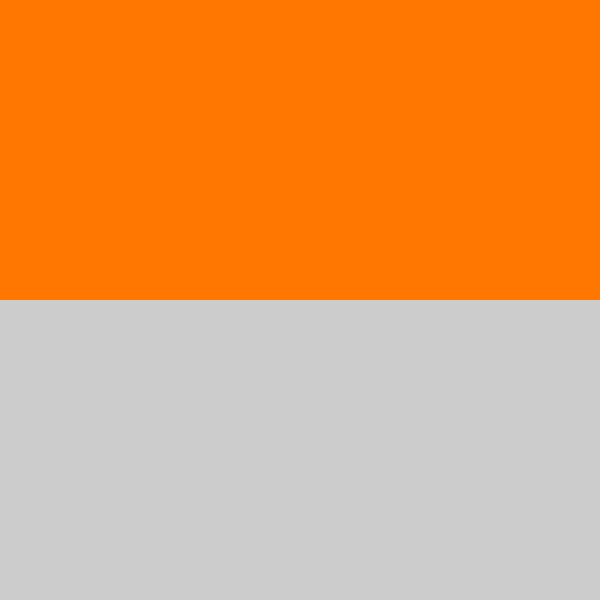
Frame 1 (no input)
Frame 60 (the mouse pressed at the canvas centre just before this capture): identical to frame 1, image omitted
Frame 120 (the mouse held since frame 60 and released just before this capture): identical to frame 1, image omitted

The Processing sketch that drew this single still picture (run headless with seeded random() and noise(); from frame 60 on, the mouse is pressed at the canvas centre):

// Processing sketch: build
// ── build.pde
int stageW      = 600;
int stageH      = 600;
color bgC       = #FF7700;
String dataPATH = "../../data";

// ================================================================

PGraphics top;
PGraphics bottom;

// ================================================================

void settings(){ 
	size(stageW, stageH);
}

// ================================================================

void setup() {
	top = createGraphics(width, height / 2);
}

// ================================================================
void draw() {
	top.beginDraw();
	top.background(#FF7700);
	top.endDraw();
	image(top, 0, 0);	
}
